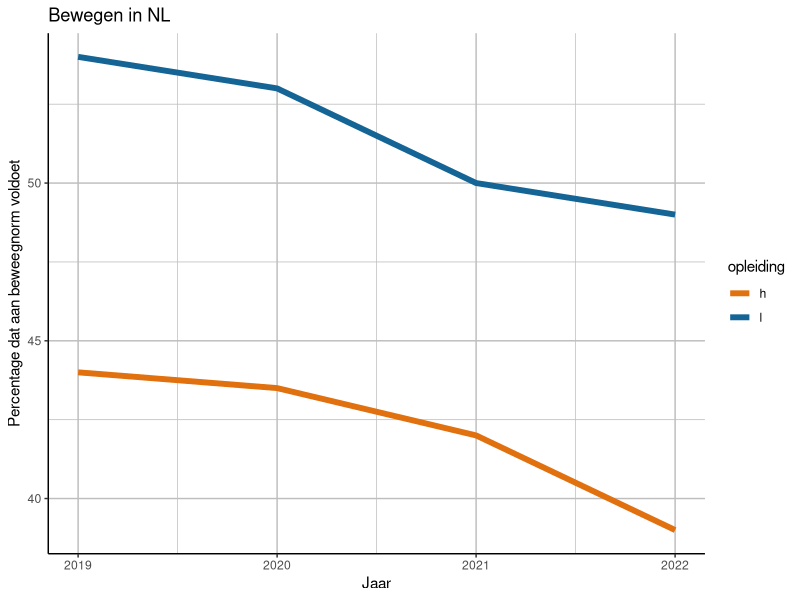
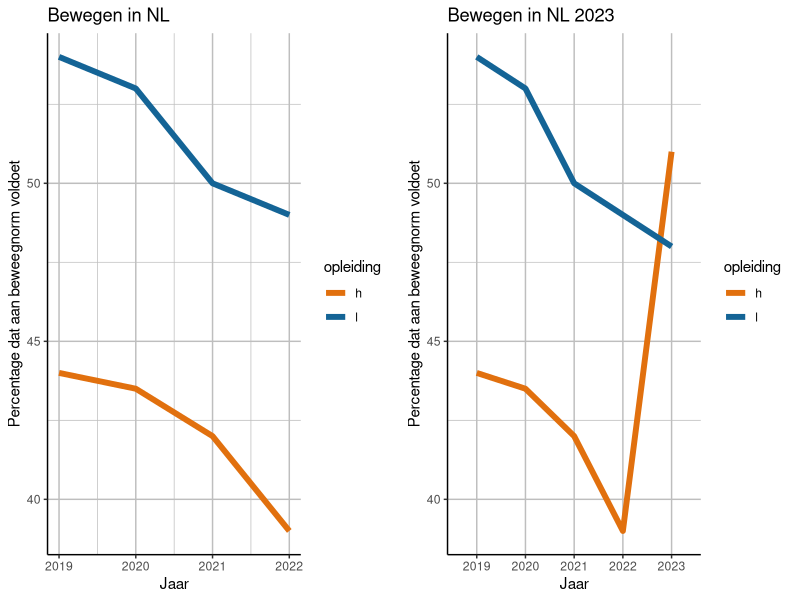

The R source for these figures, in order:
# ------------------- Bewegen in NL ------------------- # 
#
# Script waarin figuren worden gemaakt die ons laten zien 
# hoe Nederland ervoor staat op het gebied van bewegen


# --------------------- Install libraries -------------------- # 
### Run this line only once:
# install.packages("dplyr"); install.packages("ggplot2");  

# Libraries
library(ggplot2)
library(dplyr)



# --------------------- Klaarmaken data -------------------- # 
df_bewegen <- data.frame(
  jaar = c(2019:2022, 2019:2022),
  perc = c(54, 53, 50, 49, 44, 43.5, 42, 39),
  opleiding = c("l", "l", "l", "l", "h", "h", "h", "h"))
df_bewegen$opleiding <- factor(df_bewegen$opleiding)


# ------------------------- Figuur ------------------------- #

# Plot
plotone <- df_bewegen %>%
  ggplot(aes(x=jaar, y=perc, group=opleiding, color=opleiding)) +
  geom_line(linewidth=2) +
  labs(title = 'Bewegen in NL', x = 'Jaar', y = 'Percentage dat aan beweegnorm voldoet') +
  scale_color_manual(values = c("h" = "#e1700e", "l" = "#146496")) +
  theme(panel.grid.major = element_line(colour = "grey"), panel.grid.minor = element_line(colour = "grey"),
        panel.background = element_blank(), axis.line = element_line(colour = "black"))

plotone



# -------- Zelf toevoegen ---------

newdata <- data.frame(matrix(c(2023,2023,48.0,51.0,"l","h"), nrow=2,ncol=3))
colnames(newdata) <- colnames(df_bewegen)
df_bewegen <- rbind(df_bewegen,newdata)
df_bewegen$perc <- as.numeric(df_bewegen$perc)

# Plot again
plottwo <- df_bewegen %>%
  ggplot(aes(x=jaar, y=perc, group=opleiding, color=opleiding)) +
  geom_line(linewidth=2) +
  labs(title = 'Bewegen in NL 2023', x = 'Jaar', y = 'Percentage dat aan beweegnorm voldoet') +
  scale_color_manual(values = c("h" = "#e1700e", "l" = "#146496")) +
  theme(panel.grid.major = element_line(colour = "grey"), panel.grid.minor = element_line(colour = "grey"),
        panel.background = element_blank(), axis.line = element_line(colour = "black"))

library(ggpubr)
ggarrange(plotone,plottwo)



# ----------------------- Statistiek ----------------------- #

# Verschillen laag en hoogopgeleiden significant van elkaar als het gaat om 
# het percentage dat voldoet aan de beweegrichtlijn in 2022?
#
# Gebruik voor het beantwoorden van de vraag het dataframe 'data_bewegen_2022'
# Dit dataframe bevat 2 kolommen: 
#         1: opleiding (l = laag, h = hoog)
#         2: richtlijn behaald (0 = nee, 1 = ja)


# De data
# ------------------------------- #
# Set a seed for reproducibility
set.seed(123)

# Number of participants
n_participants <- 100

# Generate data
opleiding <- sample(c('h', 'l'), n_participants, replace = TRUE, prob = c(0.55, 0.45))
richtlijn_behaald <- ifelse(opleiding == 'l', rbinom(sum(opleiding == 'l'), 1, 0.8), rbinom(sum(opleiding == 'h'), 1, 0.4))
data_bewegen_2022 <- data.frame(opleiding = rep(opleiding, each = 1), richtlijn_behaald = c(richtlijn_behaald))

# Display the DataFrame
head(data_bewegen_2022)

# Frequentie tabel
FrequentieTabel <- table(data_bewegen_2022$opleiding, data_bewegen_2022$richtlijn_behaald)
FrequentieTabel

# De toets
# ------------------------------- #
# Ga hieronder zelf verder
